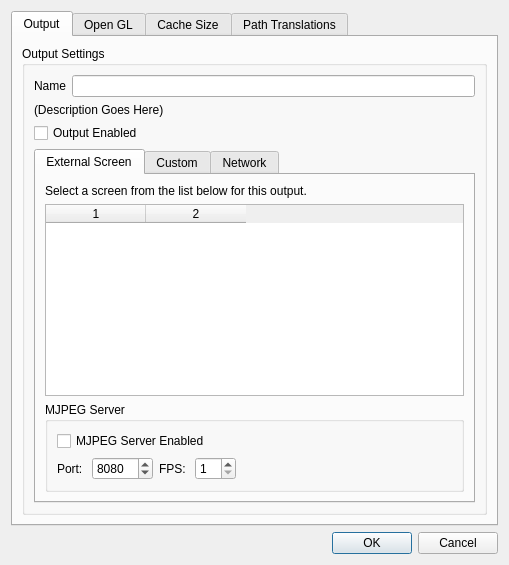
<?xml version="1.0" encoding="UTF-8"?>
<ui version="4.0">
 <class>SingleOutputSetupDialog</class>
 <widget class="QDialog" name="SingleOutputSetupDialog">
  <property name="geometry">
   <rect>
    <x>0</x>
    <y>0</y>
    <width>509</width>
    <height>565</height>
   </rect>
  </property>
  <property name="windowTitle">
   <string>Dialog</string>
  </property>
  <layout class="QVBoxLayout" name="verticalLayout_8">
   <item>
    <widget class="QTabWidget" name="tabWidget_2">
     <property name="currentIndex">
      <number>0</number>
     </property>
     <widget class="QWidget" name="tab">
      <attribute name="title">
       <string>Output</string>
      </attribute>
      <layout class="QVBoxLayout" name="verticalLayout_2">
       <item>
        <widget class="QGroupBox" name="gbSettings">
         <property name="title">
          <string>Output Settings</string>
         </property>
         <layout class="QVBoxLayout" name="verticalLayout_3">
          <item>
           <layout class="QFormLayout" name="formLayout">
            <item row="0" column="1">
             <widget class="QLineEdit" name="outputName"/>
            </item>
            <item row="0" column="0">
             <widget class="QLabel" name="label">
              <property name="text">
               <string>Name</string>
              </property>
             </widget>
            </item>
           </layout>
          </item>
          <item>
           <widget class="QLabel" name="label_2">
            <property name="text">
             <string>(Description Goes Here)</string>
            </property>
           </widget>
          </item>
          <item>
           <widget class="QCheckBox" name="cbOutputEnabled">
            <property name="text">
             <string>Output Enabled</string>
            </property>
           </widget>
          </item>
          <item>
           <widget class="QTabWidget" name="tabWidget">
            <property name="currentIndex">
             <number>0</number>
            </property>
            <widget class="QWidget" name="tabScreen">
             <attribute name="title">
              <string>External Screen</string>
             </attribute>
             <layout class="QVBoxLayout" name="verticalLayout_4">
              <item>
               <widget class="QLabel" name="label_3">
                <property name="text">
                 <string>Select a screen from the list below for this output.</string>
                </property>
               </widget>
              </item>
              <item>
               <widget class="QTableWidget" name="screenListView">
                <property name="toolTip">
                 <string>&lt;!DOCTYPE HTML PUBLIC &quot;-//W3C//DTD HTML 4.0//EN&quot; &quot;http://www.w3.org/TR/REC-html40/strict.dtd&quot;&gt;
&lt;html&gt;&lt;head&gt;&lt;meta name=&quot;qrichtext&quot; content=&quot;1&quot; /&gt;&lt;style type=&quot;text/css&quot;&gt;
p, li { white-space: pre-wrap; }
&lt;/style&gt;&lt;/head&gt;&lt;body style=&quot; font-family:'Tahoma'; font-size:8.25pt; font-weight:400; font-style:normal;&quot;&gt;
&lt;p style=&quot; margin-top:0px; margin-bottom:0px; margin-left:0px; margin-right:0px; -qt-block-indent:0; text-indent:0px;&quot;&gt;List of screens connected to your computer&lt;/p&gt;&lt;/body&gt;&lt;/html&gt;</string>
                </property>
                <property name="columnCount">
                 <number>2</number>
                </property>
                <attribute name="verticalHeaderVisible">
                 <bool>false</bool>
                </attribute>
                <column/>
                <column/>
               </widget>
              </item>
              <item>
               <widget class="QGroupBox" name="groupBox">
                <property name="title">
                 <string>MJPEG Server</string>
                </property>
                <layout class="QGridLayout" name="gridLayout_2">
                 <item row="0" column="0" colspan="4">
                  <widget class="QCheckBox" name="mjpegEnabled">
                   <property name="text">
                    <string>MJPEG Server Enabled</string>
                   </property>
                  </widget>
                 </item>
                 <item row="1" column="0">
                  <widget class="QLabel" name="label_16">
                   <property name="text">
                    <string>Port: </string>
                   </property>
                  </widget>
                 </item>
                 <item row="1" column="1">
                  <widget class="QSpinBox" name="mjpegPort">
                   <property name="minimum">
                    <number>1025</number>
                   </property>
                   <property name="maximum">
                    <number>65536</number>
                   </property>
                   <property name="value">
                    <number>8080</number>
                   </property>
                  </widget>
                 </item>
                 <item row="1" column="2">
                  <widget class="QLabel" name="label_17">
                   <property name="text">
                    <string>FPS: </string>
                   </property>
                  </widget>
                 </item>
                 <item row="1" column="3">
                  <widget class="QSpinBox" name="mjpegFps">
                   <property name="minimum">
                    <number>1</number>
                   </property>
                   <property name="maximum">
                    <number>30</number>
                   </property>
                  </widget>
                 </item>
                 <item row="1" column="4">
                  <spacer name="horizontalSpacer">
                   <property name="orientation">
                    <enum>Qt::Horizontal</enum>
                   </property>
                   <property name="sizeHint" stdset="0">
                    <size>
                     <width>40</width>
                     <height>20</height>
                    </size>
                   </property>
                  </spacer>
                 </item>
                </layout>
               </widget>
              </item>
             </layout>
            </widget>
            <widget class="QWidget" name="tabCustom">
             <attribute name="title">
              <string>Custom</string>
             </attribute>
             <layout class="QVBoxLayout" name="verticalLayout">
              <item>
               <widget class="QLabel" name="label_4">
                <property name="text">
                 <string>You may position this output by entering a custom</string>
                </property>
               </widget>
              </item>
              <item>
               <widget class="QLabel" name="label_5">
                <property name="text">
                 <string>location, width and height in pixels, below.</string>
                </property>
               </widget>
              </item>
              <item>
               <widget class="Line" name="line_2">
                <property name="orientation">
                 <enum>Qt::Horizontal</enum>
                </property>
               </widget>
              </item>
              <item>
               <widget class="QCheckBox" name="stayOnTop">
                <property name="text">
                 <string>Keep output on top of all other windows</string>
                </property>
               </widget>
              </item>
              <item>
               <layout class="QFormLayout" name="formLayout_2">
                <property name="fieldGrowthPolicy">
                 <enum>QFormLayout::AllNonFixedFieldsGrow</enum>
                </property>
                <item row="0" column="0">
                 <widget class="QLabel" name="label_6">
                  <property name="text">
                   <string>Left (X)</string>
                  </property>
                 </widget>
                </item>
                <item row="0" column="1">
                 <widget class="QSpinBox" name="customLeft">
                  <property name="minimum">
                   <number>-99999</number>
                  </property>
                  <property name="maximum">
                   <number>99999</number>
                  </property>
                 </widget>
                </item>
                <item row="1" column="0">
                 <widget class="QLabel" name="label_7">
                  <property name="text">
                   <string>Top (Y)</string>
                  </property>
                 </widget>
                </item>
                <item row="1" column="1">
                 <widget class="QSpinBox" name="customTop">
                  <property name="minimum">
                   <number>-99999</number>
                  </property>
                  <property name="maximum">
                   <number>99999</number>
                  </property>
                 </widget>
                </item>
                <item row="2" column="0">
                 <widget class="QLabel" name="label_8">
                  <property name="text">
                   <string>Width</string>
                  </property>
                 </widget>
                </item>
                <item row="2" column="1">
                 <widget class="QSpinBox" name="customWidth">
                  <property name="minimum">
                   <number>-99999</number>
                  </property>
                  <property name="maximum">
                   <number>99999</number>
                  </property>
                  <property name="value">
                   <number>1024</number>
                  </property>
                 </widget>
                </item>
                <item row="3" column="0">
                 <widget class="QLabel" name="label_9">
                  <property name="text">
                   <string>Height</string>
                  </property>
                 </widget>
                </item>
                <item row="3" column="1">
                 <widget class="QSpinBox" name="customHeight">
                  <property name="minimum">
                   <number>-99999</number>
                  </property>
                  <property name="maximum">
                   <number>99999</number>
                  </property>
                  <property name="value">
                   <number>768</number>
                  </property>
                 </widget>
                </item>
               </layout>
              </item>
              <item>
               <widget class="QGroupBox" name="groupBox_2">
                <property name="title">
                 <string>MJPEG Server</string>
                </property>
                <layout class="QGridLayout" name="gridLayout_3">
                 <item row="0" column="0" colspan="4">
                  <widget class="QCheckBox" name="mjpegEnabled2">
                   <property name="text">
                    <string>MJPEG Server Enabled</string>
                   </property>
                  </widget>
                 </item>
                 <item row="1" column="0">
                  <widget class="QLabel" name="label_18">
                   <property name="text">
                    <string>Port: </string>
                   </property>
                  </widget>
                 </item>
                 <item row="1" column="1">
                  <widget class="QSpinBox" name="mjpegPort2">
                   <property name="minimum">
                    <number>1025</number>
                   </property>
                   <property name="maximum">
                    <number>65536</number>
                   </property>
                   <property name="value">
                    <number>8080</number>
                   </property>
                  </widget>
                 </item>
                 <item row="1" column="2">
                  <widget class="QLabel" name="label_19">
                   <property name="text">
                    <string>FPS: </string>
                   </property>
                  </widget>
                 </item>
                 <item row="1" column="3">
                  <widget class="QSpinBox" name="mjpegFps2">
                   <property name="minimum">
                    <number>1</number>
                   </property>
                   <property name="maximum">
                    <number>30</number>
                   </property>
                  </widget>
                 </item>
                 <item row="1" column="4">
                  <spacer name="horizontalSpacer_2">
                   <property name="orientation">
                    <enum>Qt::Horizontal</enum>
                   </property>
                   <property name="sizeHint" stdset="0">
                    <size>
                     <width>40</width>
                     <height>20</height>
                    </size>
                   </property>
                  </spacer>
                 </item>
                </layout>
               </widget>
              </item>
              <item>
               <spacer name="verticalSpacer">
                <property name="orientation">
                 <enum>Qt::Vertical</enum>
                </property>
                <property name="sizeHint" stdset="0">
                 <size>
                  <width>20</width>
                  <height>40</height>
                 </size>
                </property>
               </spacer>
              </item>
             </layout>
            </widget>
            <widget class="QWidget" name="tabNetwork">
             <attribute name="title">
              <string>Network</string>
             </attribute>
             <layout class="QVBoxLayout" name="verticalLayout_6">
              <item>
               <widget class="QLabel" name="label_10">
                <property name="text">
                 <string>Network Outputs allow you to send data over the wire
to be displayed by another computer using the
DViz Network Viewer application.</string>
                </property>
               </widget>
              </item>
              <item>
               <widget class="Line" name="line">
                <property name="orientation">
                 <enum>Qt::Horizontal</enum>
                </property>
               </widget>
              </item>
              <item>
               <layout class="QHBoxLayout" name="horizontalLayout_2">
                <item>
                 <widget class="QLabel" name="label_11">
                  <property name="text">
                   <string>Accept Incomming Connections on Port:</string>
                  </property>
                 </widget>
                </item>
                <item>
                 <widget class="QSpinBox" name="listenPort">
                  <property name="minimum">
                   <number>1025</number>
                  </property>
                  <property name="maximum">
                   <number>65536</number>
                  </property>
                  <property name="value">
                   <number>7777</number>
                  </property>
                 </widget>
                </item>
                <item>
                 <spacer name="horizontalSpacer_3">
                  <property name="orientation">
                   <enum>Qt::Horizontal</enum>
                  </property>
                  <property name="sizeHint" stdset="0">
                   <size>
                    <width>40</width>
                    <height>20</height>
                   </size>
                  </property>
                 </spacer>
                </item>
               </layout>
              </item>
              <item>
               <spacer name="verticalSpacer_2">
                <property name="orientation">
                 <enum>Qt::Vertical</enum>
                </property>
                <property name="sizeHint" stdset="0">
                 <size>
                  <width>20</width>
                  <height>40</height>
                 </size>
                </property>
               </spacer>
              </item>
             </layout>
            </widget>
           </widget>
          </item>
         </layout>
        </widget>
       </item>
      </layout>
     </widget>
     <widget class="QWidget" name="tab_2">
      <attribute name="title">
       <string>Open GL</string>
      </attribute>
      <layout class="QVBoxLayout" name="verticalLayout_7">
       <item>
        <widget class="QGroupBox" name="groupBox_3">
         <property name="title">
          <string>Graphics Acceleration</string>
         </property>
         <layout class="QVBoxLayout" name="verticalLayout_5">
          <item>
           <widget class="QCheckBox" name="cbUseOpenGL">
            <property name="text">
             <string>Use OpenGL Graphics Acceleration</string>
            </property>
           </widget>
          </item>
          <item>
           <widget class="QLabel" name="label_12">
            <property name="text">
             <string>&lt;!DOCTYPE HTML PUBLIC &quot;-//W3C//DTD HTML 4.0//EN&quot; &quot;http://www.w3.org/TR/REC-html40/strict.dtd&quot;&gt;
&lt;html&gt;&lt;head&gt;&lt;meta name=&quot;qrichtext&quot; content=&quot;1&quot; /&gt;&lt;style type=&quot;text/css&quot;&gt;
p, li { white-space: pre-wrap; }
&lt;/style&gt;&lt;/head&gt;&lt;body style=&quot; font-family:'Sans Serif'; font-size:9pt; font-weight:400; font-style:normal;&quot;&gt;
&lt;img src=&quot;:/data/opengl-logo.png&quot; align=&quot;right&quot;&gt;
&lt;p style=&quot; margin-top:0px; margin-bottom:0px; margin-left:0px; margin-right:0px; -qt-block-indent:0; text-indent:0px;&quot;&gt;&lt;span style=&quot; font-family:'MS Shell Dlg 2';&quot;&gt;The only reason to turn off OpenGL acceleration is if &lt;/span&gt;&lt;/p&gt;
&lt;p style=&quot; margin-top:0px; margin-bottom:0px; margin-left:0px; margin-right:0px; -qt-block-indent:0; text-indent:0px;&quot;&gt;&lt;span style=&quot; font-family:'MS Shell Dlg 2';&quot;&gt;the program doesn't run smoothly or freezes with &lt;/span&gt;&lt;/p&gt;
&lt;p style=&quot; margin-top:0px; margin-bottom:0px; margin-left:0px; margin-right:0px; -qt-block-indent:0; text-indent:0px;&quot;&gt;&lt;span style=&quot; font-family:'MS Shell Dlg 2';&quot;&gt;OpenGL turned on.&lt;/span&gt;&lt;/p&gt;&lt;/body&gt;&lt;/html&gt;</string>
            </property>
           </widget>
          </item>
         </layout>
        </widget>
       </item>
       <item>
        <spacer name="verticalSpacer_3">
         <property name="orientation">
          <enum>Qt::Vertical</enum>
         </property>
         <property name="sizeHint" stdset="0">
          <size>
           <width>20</width>
           <height>40</height>
          </size>
         </property>
        </spacer>
       </item>
      </layout>
     </widget>
     <widget class="QWidget" name="tab_3">
      <attribute name="title">
       <string>Cache Size</string>
      </attribute>
      <layout class="QVBoxLayout" name="verticalLayout_10">
       <item>
        <widget class="QGroupBox" name="groupBox_4">
         <property name="title">
          <string>Cache Size</string>
         </property>
         <layout class="QVBoxLayout" name="verticalLayout_9">
          <item>
           <widget class="QLabel" name="label_13">
            <property name="text">
             <string>DViz stores the results of certain graphical operations 
in memory inorder to speed up the display of slides. 
Less memory allocated to that cache means that DViz
potentially has to redraw items more frequently, 
resulting in slower performance.</string>
            </property>
           </widget>
          </item>
          <item>
           <layout class="QHBoxLayout" name="horizontalLayout">
            <item>
             <widget class="QLabel" name="label_14">
              <property name="text">
               <string>Cache Size:</string>
              </property>
             </widget>
            </item>
            <item>
             <widget class="QSlider" name="cacheSlider">
              <property name="minimum">
               <number>10</number>
              </property>
              <property name="maximum">
               <number>2048</number>
              </property>
              <property name="singleStep">
               <number>16</number>
              </property>
              <property name="pageStep">
               <number>64</number>
              </property>
              <property name="orientation">
               <enum>Qt::Horizontal</enum>
              </property>
              <property name="tickPosition">
               <enum>QSlider::TicksBelow</enum>
              </property>
              <property name="tickInterval">
               <number>128</number>
              </property>
             </widget>
            </item>
            <item>
             <widget class="QSpinBox" name="cacheBox">
              <property name="suffix">
               <string> MB</string>
              </property>
              <property name="minimum">
               <number>10</number>
              </property>
              <property name="maximum">
               <number>2048</number>
              </property>
              <property name="singleStep">
               <number>10</number>
              </property>
             </widget>
            </item>
           </layout>
          </item>
         </layout>
        </widget>
       </item>
       <item>
        <widget class="QGroupBox" name="groupBox_7">
         <property name="title">
          <string>Disk Cache</string>
         </property>
         <layout class="QVBoxLayout" name="verticalLayout_13">
          <item>
           <layout class="QHBoxLayout" name="horizontalLayout_4">
            <item>
             <widget class="QLabel" name="label_15">
              <property name="text">
               <string>Disk Cache Location:</string>
              </property>
             </widget>
            </item>
            <item>
             <widget class="QLineEdit" name="diskCacheBox"/>
            </item>
            <item>
             <widget class="QPushButton" name="diskCacheBrowseBtn">
              <property name="text">
               <string>Browse</string>
              </property>
             </widget>
            </item>
           </layout>
          </item>
          <item>
           <widget class="QWidget" name="diskCacheSizeBase" native="true">
            <layout class="QHBoxLayout" name="horizontalLayout_3">
             <item>
              <widget class="QLabel" name="label_20">
               <property name="text">
                <string>Disk Cache Size:</string>
               </property>
              </widget>
             </item>
             <item>
              <widget class="QSlider" name="diskCacheSlider">
               <property name="minimum">
                <number>10</number>
               </property>
               <property name="maximum">
                <number>1048576</number>
               </property>
               <property name="singleStep">
                <number>256</number>
               </property>
               <property name="pageStep">
                <number>1024</number>
               </property>
               <property name="orientation">
                <enum>Qt::Horizontal</enum>
               </property>
               <property name="tickPosition">
                <enum>QSlider::TicksBelow</enum>
               </property>
               <property name="tickInterval">
                <number>65536</number>
               </property>
              </widget>
             </item>
             <item>
              <widget class="QSpinBox" name="diskCacheSizeBox">
               <property name="suffix">
                <string> MB</string>
               </property>
               <property name="minimum">
                <number>10</number>
               </property>
               <property name="maximum">
                <number>1048576</number>
               </property>
               <property name="singleStep">
                <number>10</number>
               </property>
              </widget>
             </item>
            </layout>
           </widget>
          </item>
         </layout>
        </widget>
       </item>
       <item>
        <spacer name="verticalSpacer_4">
         <property name="orientation">
          <enum>Qt::Vertical</enum>
         </property>
         <property name="sizeHint" stdset="0">
          <size>
           <width>20</width>
           <height>40</height>
          </size>
         </property>
        </spacer>
       </item>
      </layout>
     </widget>
     <widget class="QWidget" name="tab_4">
      <attribute name="title">
       <string>Path Translations</string>
      </attribute>
      <layout class="QVBoxLayout" name="verticalLayout_12">
       <item>
        <widget class="QGroupBox" name="groupBox_8">
         <property name="title">
          <string>Resource Path Translations</string>
         </property>
         <layout class="QVBoxLayout" name="verticalLayout_11">
          <item>
           <widget class="QTableWidget" name="resourceTranslations">
            <column>
             <property name="text">
              <string>From</string>
             </property>
            </column>
            <column>
             <property name="text">
              <string>To</string>
             </property>
            </column>
           </widget>
          </item>
          <item>
           <layout class="QHBoxLayout" name="horizontalLayout_5">
            <item>
             <widget class="QPushButton" name="resourceAddBtn">
              <property name="text">
               <string>Add</string>
              </property>
             </widget>
            </item>
            <item>
             <widget class="QPushButton" name="resourceDelBtn">
              <property name="text">
               <string>Remove</string>
              </property>
             </widget>
            </item>
            <item>
             <spacer name="horizontalSpacer_4">
              <property name="orientation">
               <enum>Qt::Horizontal</enum>
              </property>
              <property name="sizeHint" stdset="0">
               <size>
                <width>40</width>
                <height>20</height>
               </size>
              </property>
             </spacer>
            </item>
           </layout>
          </item>
          <item>
           <widget class="QLabel" name="label_21">
            <property name="text">
             <string>Resource Path Translations are designed to be used with Network Viewers
to translate the folders used on the controlling computer to paths 
accessible on the viewer.</string>
            </property>
           </widget>
          </item>
         </layout>
        </widget>
       </item>
       <item>
        <spacer name="verticalSpacer_5">
         <property name="orientation">
          <enum>Qt::Vertical</enum>
         </property>
         <property name="sizeHint" stdset="0">
          <size>
           <width>20</width>
           <height>40</height>
          </size>
         </property>
        </spacer>
       </item>
      </layout>
     </widget>
    </widget>
   </item>
   <item>
    <widget class="QDialogButtonBox" name="buttonBox">
     <property name="orientation">
      <enum>Qt::Horizontal</enum>
     </property>
     <property name="standardButtons">
      <set>QDialogButtonBox::Cancel|QDialogButtonBox::Ok</set>
     </property>
    </widget>
   </item>
  </layout>
 </widget>
 <resources/>
 <connections>
  <connection>
   <sender>cacheSlider</sender>
   <signal>valueChanged(int)</signal>
   <receiver>cacheBox</receiver>
   <slot>setValue(int)</slot>
   <hints>
    <hint type="sourcelabel">
     <x>221</x>
     <y>162</y>
    </hint>
    <hint type="destinationlabel">
     <x>347</x>
     <y>158</y>
    </hint>
   </hints>
  </connection>
  <connection>
   <sender>cacheBox</sender>
   <signal>valueChanged(int)</signal>
   <receiver>cacheSlider</receiver>
   <slot>setValue(int)</slot>
   <hints>
    <hint type="sourcelabel">
     <x>339</x>
     <y>162</y>
    </hint>
    <hint type="destinationlabel">
     <x>256</x>
     <y>164</y>
    </hint>
   </hints>
  </connection>
 </connections>
</ui>
